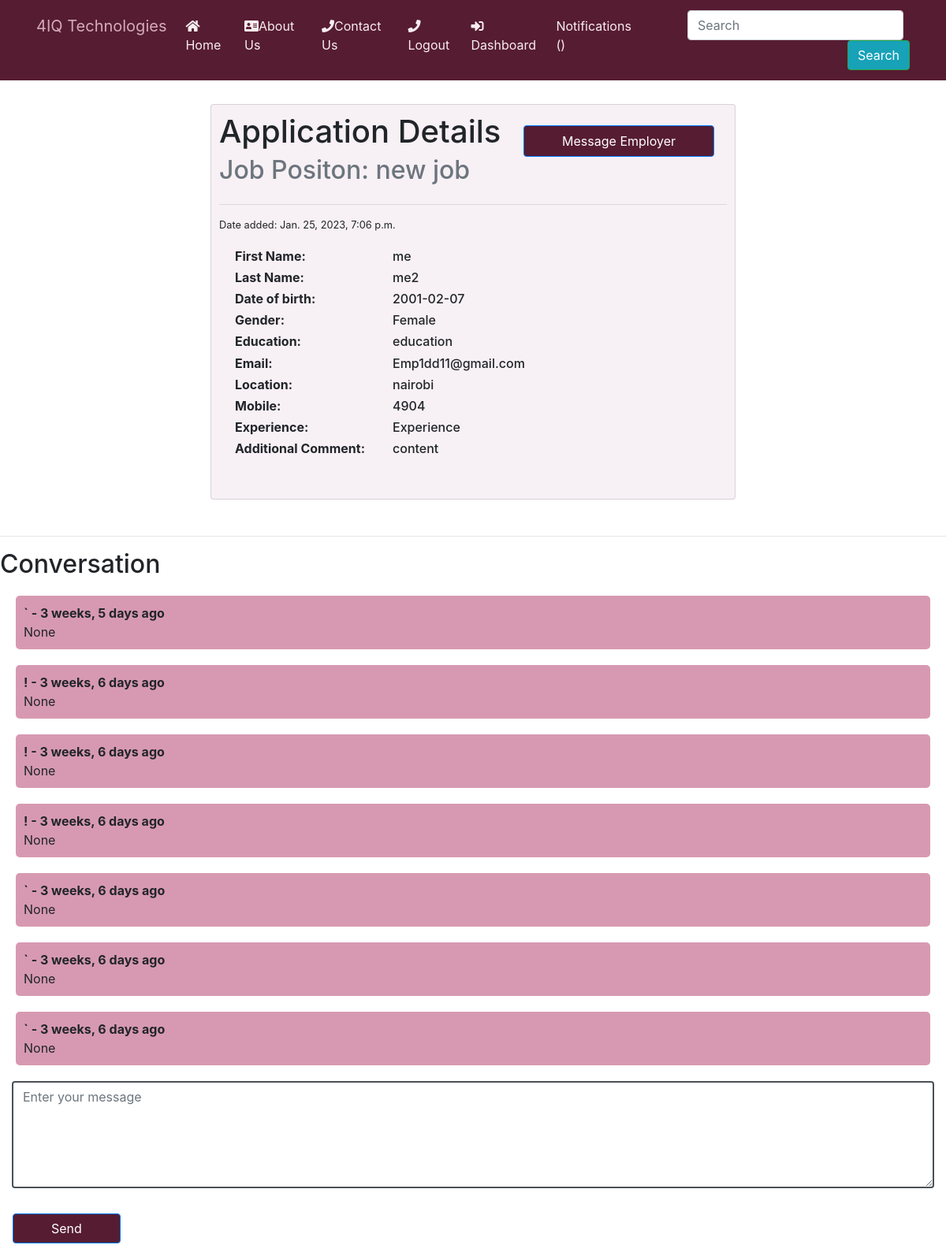
The page /users/view_application/3/ (signed in) on the database as committed earlier.
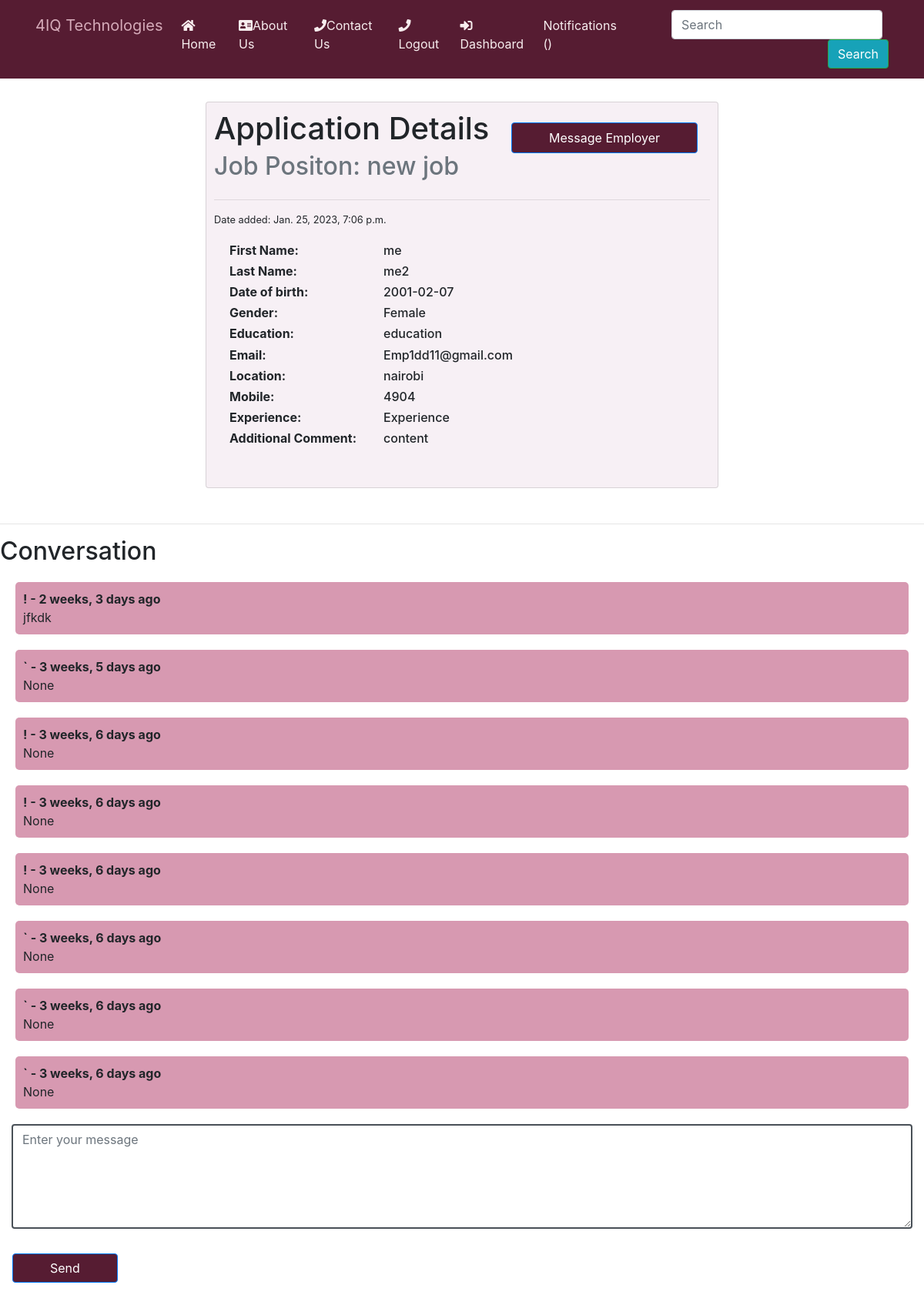
The same page on the database as committed later.
### users/models.py (models this page shows)
class ConversationMessage(models.Model):
    application = models.ForeignKey(Application, related_name="conversationmessages",on_delete=models.CASCADE)
    content = models.TextField(null=True)
    created_by = models.ForeignKey(User, related_name="conversationmessages",on_delete=models.CASCADE)
    created_at = models.DateTimeField(auto_now_add=True)
    class Meta:
        ordering = ['-created_at']

### users/views.py (the view)
# urls.py: path("view_application/<int:application_id>/", views.view_application , name="view_application"),
@login_required
def view_application(request, application_id):
   if request.user.userprofile.is_employer:
      application = get_object_or_404(Application  , pk=application_id, job__created_by=request.user)
   else:
      application = get_object_or_404(Application  , pk=application_id, created_by=request.user)
   if request.method == "POST":
      content = request.POST.get('content')
      if content:
         conversationmessage = ConversationMessage.objects.create(application = application, content=content, created_by=request.user )
         return redirect("users:view_application",application_id=application_id)
   return render ( request,'view_application.html' ,{'application': application})

### notification/context_processor.py (called while the page is built)
def notifications(request):
    if request.user.is_authenticated:
        return {
            "notificactions": request.user.notifications.filter(is_read=False)
        }
    else:
        return {"notifications": []}

### users/templates/view_application.html (shortened to what this page needs)
{% include 'header.html' %} {% block content %}
<div class="container" style="display: flex; flex-direction: column; justify-content: space-between; align-items: center; ;">
    <div
    style="margin: 30px; padding: 10px; background-color: #f7f0f5;width:60% "
    class="card"
    >
    <div style="display: flex; justify-content: space-between;">
      <div>
        <h1 class=" card-title">Application Details</h1>
        <h2 class="card-subtitle mb-2 text-muted">Job Positon: {{ application.job.title }}</h2>
      </div>
        <input
    type="submit"
    value="Message Employer"
    class="m-3  px-5 btn btn-primary"
    style="background-color: #561c32;height :40px; position:static"
    id="scroll-down-button"
  />
    </div>
    <hr>
    <small> Date added: {{application.created_at}}</small>
    <div class="card-body">
      <div style="display: flex;">
        <h6 style="min-width: 200px; font-weight: bold;">First Name:</h6>
        <h6>{{application.first_name}}</h6>
      </div>
      <div style="display: flex">
        <h6 style="min-width: 200px; font-weight: bold;">Last Name:</h6>
        <h6>{{application.last_name}}</h6>
      </div>
      <div style="display: flex">
        <h6 style="min-width: 200px; font-weight: bold;">Date of birth:</h6>
        <h6>{{application.date_of_birth}}</h6>
      </div>
      <div style="display: flex">
        <h6 style="min-width: 200px; font-weight: bold;">Gender:</h6>
        <h6>{{application.gender}}</h6>
      </div>
      <div style="display: flex">
        <h6 style="min-width: 200px; font-weight: bold;">Education:</h6>
        <h6>{{application.education}}</h6>
      </div>
      <div style="display: flex">
        <h6 style="min-width: 200px; font-weight: bold;">Email:</h6>
        <h6>{{application.email}}</h6>
      </div>
      <div style="display: flex">
        <h6 style="min-width: 200px; font-weight: bold;">Location:</h6>
        <h6>{{application.location}}</h6>
      </div>
      <div style="display: flex">
        <h6 style="min-width: 200px; font-weight: bold;">Mobile:</h6>
        <h6>{{application.mobile}}</h6>
      </div>
      <div style="display: flex">
        <h6 style="min-width: 200px; font-weight: bold;">Experience:</h6>
        <h6>{{application.experience}}</h6>
      </div>
      <div style="display: flex">
        <h6 style="width: 200px; word-wrap: normal; font-weight: bold;">Additional Comment:</h6>
        <h6>{{application.content}}</h6>
      </div>
  </div>
  </div>
</div>
<hr>
<div id="content">
<h2 class="subtitle">Conversation</h2>
{% for message in application.conversationmessages.all %}
<div class="notification" style="display: flex; flex-direction:column; background-color:#d799b1; margin:20px;border-radius: 5px; padding:10px;">
  <b >{{ message.created_by.username }} - {{ message.created_at|timesince }} ago</b>
  {{ message.content }}
  <br>
</div>
{% empty %}
<p>No messages yet...</p>
{% endfor %}
<form method="post" action="." >
  <div class="field">
    <div class="col-sm-12">
      <div class="form-group">
      <textarea style="border: 2px solid" placeholder="Enter your message"   type="textarea" name="content" class="form-control" id="id_content"  rows="5"  ></textarea>
  </div>
  </div>
  </div>
    <input
    type="submit"
    value="Send"
    class="m-3  px-5 btn btn-primary"
    style="background-color: #561c32"
  />
</div>
{% endblock %}

Rows that differ between the two databases and show on the page:
added ConversationMessage: created_by.username "!", created_at "2 weeks, 3 days", content "jfkdk"
